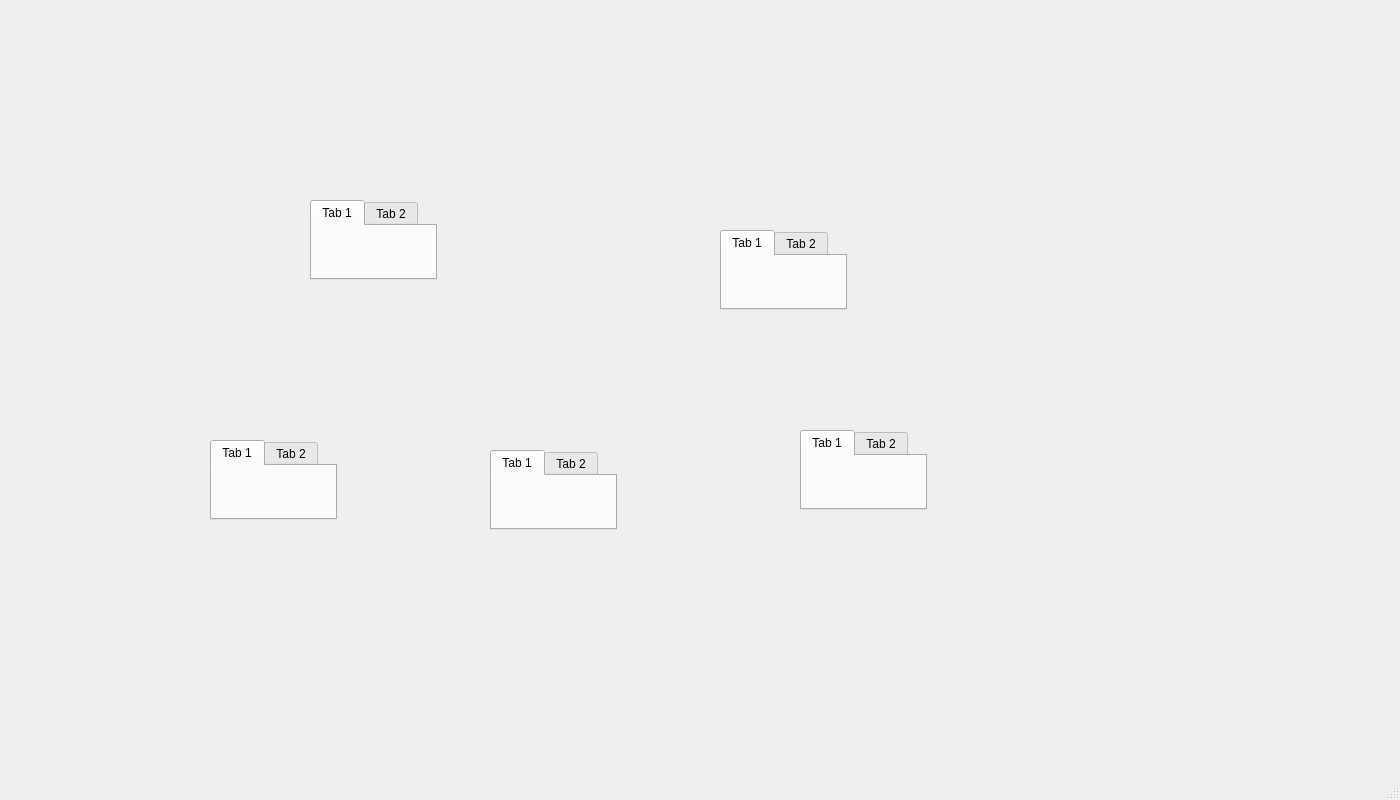
<?xml version="1.0" encoding="UTF-8"?>
<ui version="4.0">
 <class>MainWindow</class>
 <widget class="QMainWindow" name="MainWindow">
  <property name="geometry">
   <rect>
    <x>0</x>
    <y>0</y>
    <width>1400</width>
    <height>800</height>
   </rect>
  </property>
  <property name="windowTitle">
   <string>Model Railroad Operations Manager</string>
  </property>
  <widget class="QWidget" name="centralwidget">
   <widget class="QTabWidget" name="Dashboard">
    <property name="geometry">
     <rect>
      <x>490</x>
      <y>450</y>
      <width>127</width>
      <height>80</height>
     </rect>
    </property>
    <widget class="QWidget" name="tab">
     <attribute name="title">
      <string>Tab 1</string>
     </attribute>
    </widget>
    <widget class="QWidget" name="tab_2">
     <attribute name="title">
      <string>Tab 2</string>
     </attribute>
    </widget>
   </widget>
   <widget class="QTabWidget" name="Industries">
    <property name="geometry">
     <rect>
      <x>720</x>
      <y>230</y>
      <width>127</width>
      <height>80</height>
     </rect>
    </property>
    <widget class="QWidget" name="tab_3">
     <attribute name="title">
      <string>Tab 1</string>
     </attribute>
    </widget>
    <widget class="QWidget" name="tab_4">
     <attribute name="title">
      <string>Tab 2</string>
     </attribute>
    </widget>
   </widget>
   <widget class="QTabWidget" name="Cars">
    <property name="geometry">
     <rect>
      <x>310</x>
      <y>200</y>
      <width>127</width>
      <height>80</height>
     </rect>
    </property>
    <widget class="QWidget" name="tab_5">
     <attribute name="title">
      <string>Tab 1</string>
     </attribute>
    </widget>
    <widget class="QWidget" name="tab_6">
     <attribute name="title">
      <string>Tab 2</string>
     </attribute>
    </widget>
   </widget>
   <widget class="QTabWidget" name="Locomotives">
    <property name="geometry">
     <rect>
      <x>800</x>
      <y>430</y>
      <width>127</width>
      <height>80</height>
     </rect>
    </property>
    <widget class="QWidget" name="tab_7">
     <attribute name="title">
      <string>Tab 1</string>
     </attribute>
    </widget>
    <widget class="QWidget" name="tab_8">
     <attribute name="title">
      <string>Tab 2</string>
     </attribute>
    </widget>
   </widget>
   <widget class="QTabWidget" name="Trains">
    <property name="geometry">
     <rect>
      <x>210</x>
      <y>440</y>
      <width>127</width>
      <height>80</height>
     </rect>
    </property>
    <widget class="QWidget" name="tab_9">
     <attribute name="title">
      <string>Tab 1</string>
     </attribute>
    </widget>
    <widget class="QWidget" name="tab_10">
     <attribute name="title">
      <string>Tab 2</string>
     </attribute>
    </widget>
   </widget>
  </widget>
  <widget class="QMenuBar" name="menubar">
   <property name="geometry">
    <rect>
     <x>0</x>
     <y>0</y>
     <width>1400</width>
     <height>21</height>
    </rect>
   </property>
  </widget>
  <widget class="QStatusBar" name="statusbar"/>
 </widget>
 <resources/>
 <connections/>
</ui>
